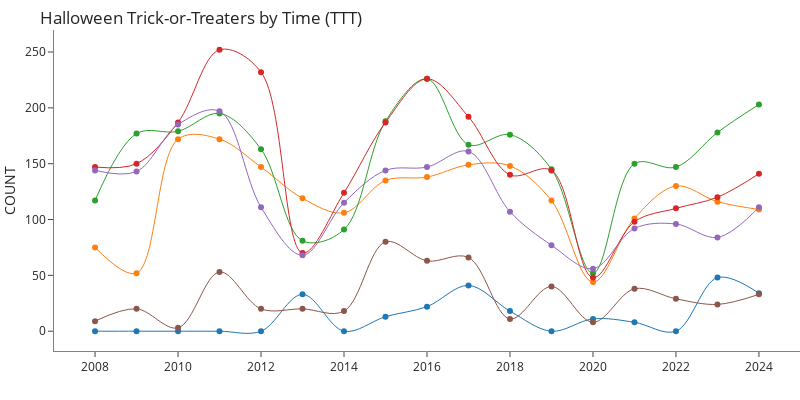

The notebook cell saved with this chart:
### Markdown cell above
## remove legend

### Code cell
if True:
    fig.update_layout(showlegend=False)
    fig.show()

### Figure 1 — Plotly figure (JSON) as saved in the notebook; plotly's stock layout.template omitted (floating-point values rounded to 4 significant figures)
{"data": [{"hovertemplate": "TIME=6:00 PM<br>YEAR=%{x}<br>COUNT=%{y}<extra></extra>", "legendgroup": "6:00 PM", "line": {"color": "#1F77B4", "dash": "solid", "shape": "spline", "width": 1}, "marker": {"symbol": "circle"}, "mode": "lines+markers", "name": "6:00 PM", "orientation": "v", "showlegend": true, "type": "scatter", "x": [2008, 2009, 2010, 2011, 2012, 2013, 2014, 2015, 2016, 2017, 2018, 2019, 2020, 2021, 2022, 2023, 2024], "xaxis": "x", "y": [0, 0, 0, 0, 0, 33, 0, 13, 22, 41, 18, 0, 11, 8, 0, 48, 34], "yaxis": "y"}, {"hovertemplate": "TIME=6:30 PM<br>YEAR=%{x}<br>COUNT=%{y}<extra></extra>", "legendgroup": "6:30 PM", "line": {"color": "#FF7F0E", "dash": "solid", "shape": "spline", "width": 1}, "marker": {"symbol": "circle"}, "mode": "lines+markers", "name": "6:30 PM", "orientation": "v", "showlegend": true, "type": "scatter", "x": [2008, 2009, 2010, 2011, 2012, 2013, 2014, 2015, 2016, 2017, 2018, 2019, 2020, 2021, 2022, 2023, 2024], "xaxis": "x", "y": [75, 52, 172, 172, 147, 119, 106, 135, 138, 149, 148, 117, 44, 101, 130, 116, 109], "yaxis": "y"}, {"hovertemplate": "TIME=7:00 PM<br>YEAR=%{x}<br>COUNT=%{y}<extra></extra>", "legendgroup": "7:00 PM", "line": {"color": "#2CA02C", "dash": "solid", "shape": "spline", "width": 1}, "marker": {"symbol": "circle"}, "mode": "lines+markers", "name": "7:00 PM", "orientation": "v", "showlegend": true, "type": "scatter", "x": [2008, 2009, 2010, 2011, 2012, 2013, 2014, 2015, 2016, 2017, 2018, 2019, 2020, 2021, 2022, 2023, 2024], "xaxis": "x", "y": [117, 177, 179, 195, 163, 81, 91, 188, 226, 167, 176, 145, 52, 150, 147, 178, 203], "yaxis": "y"}, {"hovertemplate": "TIME=7:30 PM<br>YEAR=%{x}<br>COUNT=%{y}<extra></extra>", "legendgroup": "7:30 PM", "line": {"color": "#D62728", "dash": "solid", "shape": "spline", "width": 1}, "marker": {"symbol": "circle"}, "mode": "lines+markers", "name": "7:30 PM", "orientation": "v", "showlegend": true, "type": "scatter", "x": [2008, 2009, 2010, 2011, 2012, 2013, 2014, 2015, 2016, 2017, 2018, 2019, 2020, 2021, 2022, 2023, 2024], "xaxis": "x", "y": [147, 150, 187, 252, 232, 70, 124, 187, 226, 192, 140, 144, 48, 98, 110, 120, 141], "yaxis": "y"}, {"hovertemplate": "TIME=8:00 PM<br>YEAR=%{x}<br>COUNT=%{y}<extra></extra>", "legendgroup": "8:00 PM", "line": {"color": "#9467BD", "dash": "solid", "shape": "spline", "width": 1}, "marker": {"symbol": "circle"}, "mode": "lines+markers", "name": "8:00 PM", "orientation": "v", "showlegend": true, "type": "scatter", "x": [2008, 2009, 2010, 2011, 2012, 2013, 2014, 2015, 2016, 2017, 2018, 2019, 2020, 2021, 2022, 2023, 2024], "xaxis": "x", "y": [144, 143, 185, 197, 111, 68, 115, 144, 147, 161, 107, 77, 56, 92, 96, 84, 111], "yaxis": "y"}, {"hovertemplate": "TIME=8:15 PM<br>YEAR=%{x}<br>COUNT=%{y}<extra></extra>", "legendgroup": "8:15 PM", "line": {"color": "#8C564B", "dash": "solid", "shape": "spline", "width": 1}, "marker": {"symbol": "circle"}, "mode": "lines+markers", "name": "8:15 PM", "orientation": "v", "showlegend": true, "type": "scatter", "x": [2008, 2009, 2010, 2011, 2012, 2013, 2014, 2015, 2016, 2017, 2018, 2019, 2020, 2021, 2022, 2023, 2024], "xaxis": "x", "y": [9, 20, 3, 53, 20, 20, 18, 80, 63, 66, 11, 40, 8, 38, 29, 24, 33], "yaxis": "y"}], "layout": {"height": 400, "legend": {"title": {"text": "TIME"}, "tracegroupgap": 0}, "margin": {"b": 0, "l": 0, "r": 0, "t": 30}, "plot_bgcolor": "white", "showlegend": false, "title": {"text": "Halloween Trick-or-Treaters by Time (TTT)", "y": 0.97}, "width": 800, "xaxis": {"anchor": "y", "domain": [0, 1], "dtick": 2, "gridcolor": "gray", "gridwidth": 1, "linecolor": "gray", "linewidth": 1, "mirror": false, "showgrid": false, "showline": true, "tickmode": "linear", "title": {"text": ""}, "zeroline": false}, "yaxis": {"anchor": "x", "domain": [0, 1], "gridcolor": "gray", "gridwidth": 1, "linecolor": "gray", "linewidth": 1, "mirror": false, "showgrid": false, "showline": true, "title": {"text": "COUNT"}, "zeroline": false}}}
